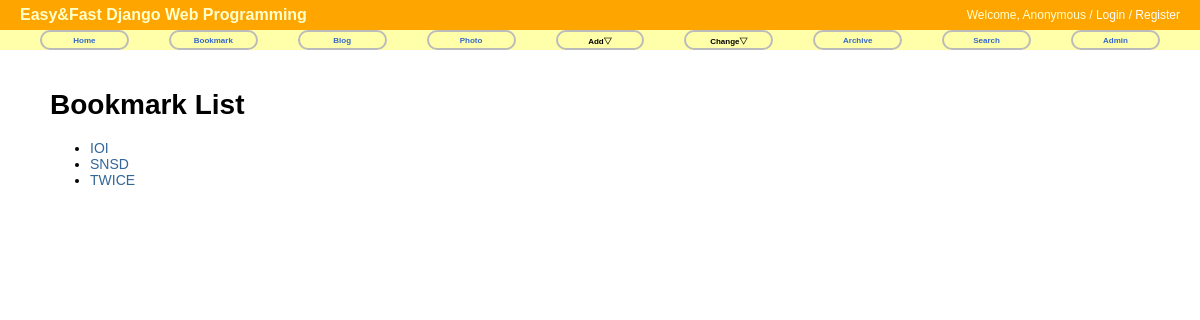
Before: /bookmark/ with the older database file.
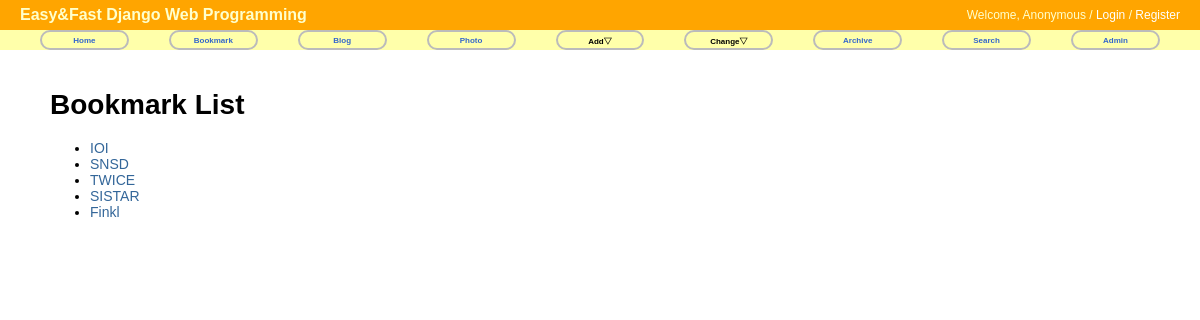
After: the same page with the newer database file.
### bookmark/models.py (models this page shows)
@python_2_unicode_compatible    # supports Python2.x
class Bookmark(models.Model):
    title = models.CharField(max_length=100, blank=True, null=True)
    url = models.URLField('url', unique=True)
    owner = models.ForeignKey(User, null=True)
    def __str__(self):
        return self.title

### bookmark/views.py (the view)
class BookmarkLV(ListView):
    model = Bookmark

### templates/bookmark/bookmark_list.html (shortened to what this page needs)
{% extends "base.html" %}
{% block content %}
<div id="content">
    <h1>Bookmark List</h1>
    <ul>
        {% for bookmark in object_list %}
            <li><a href="{% url 'bookmark:detail' bookmark.id %}">{{ bookmark }}</a></li>
        {% endfor %}
    </ul>
</div>
{% endblock %}

Changed rows visible on the page:
added Bookmark: title "SISTAR"
added Bookmark: title "Finkl"
